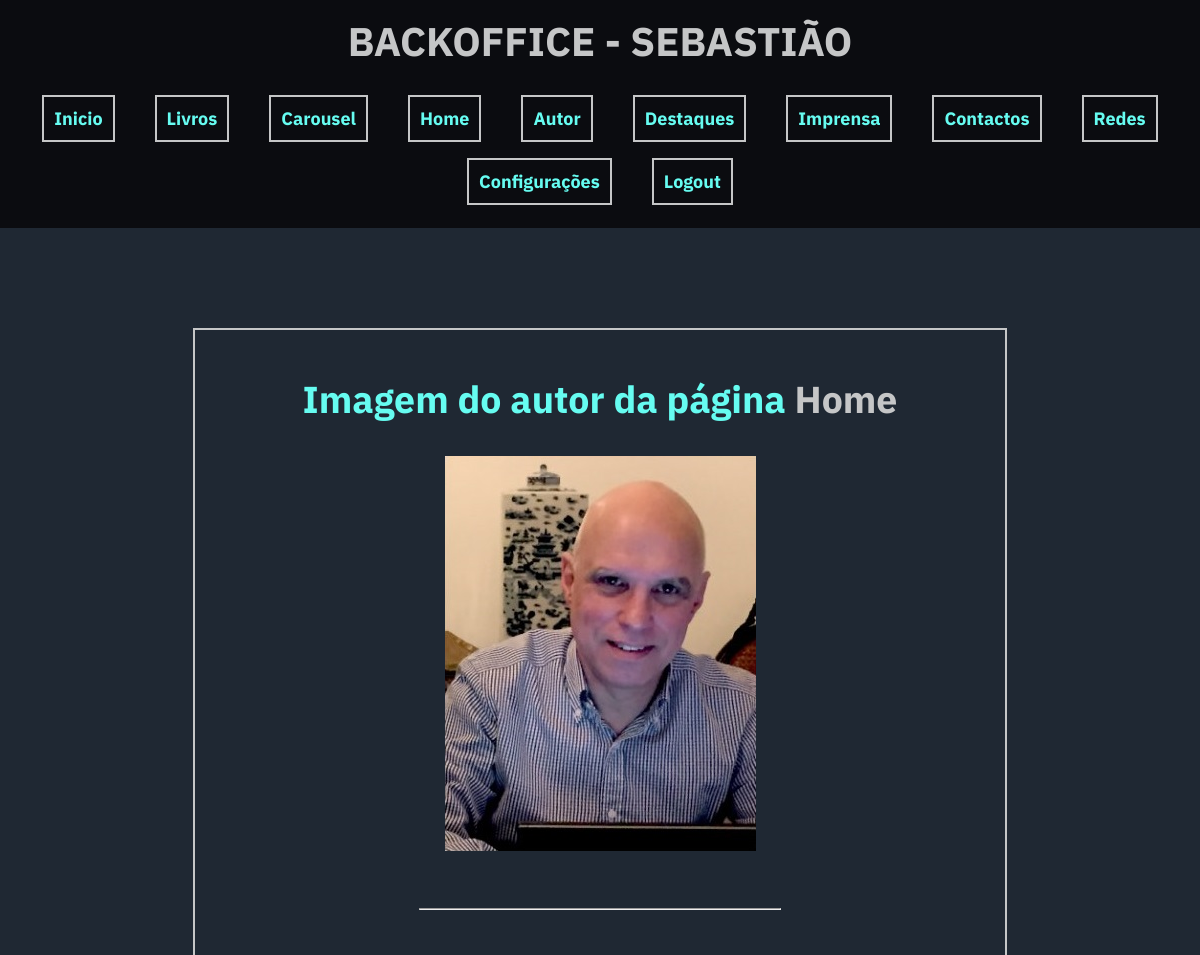
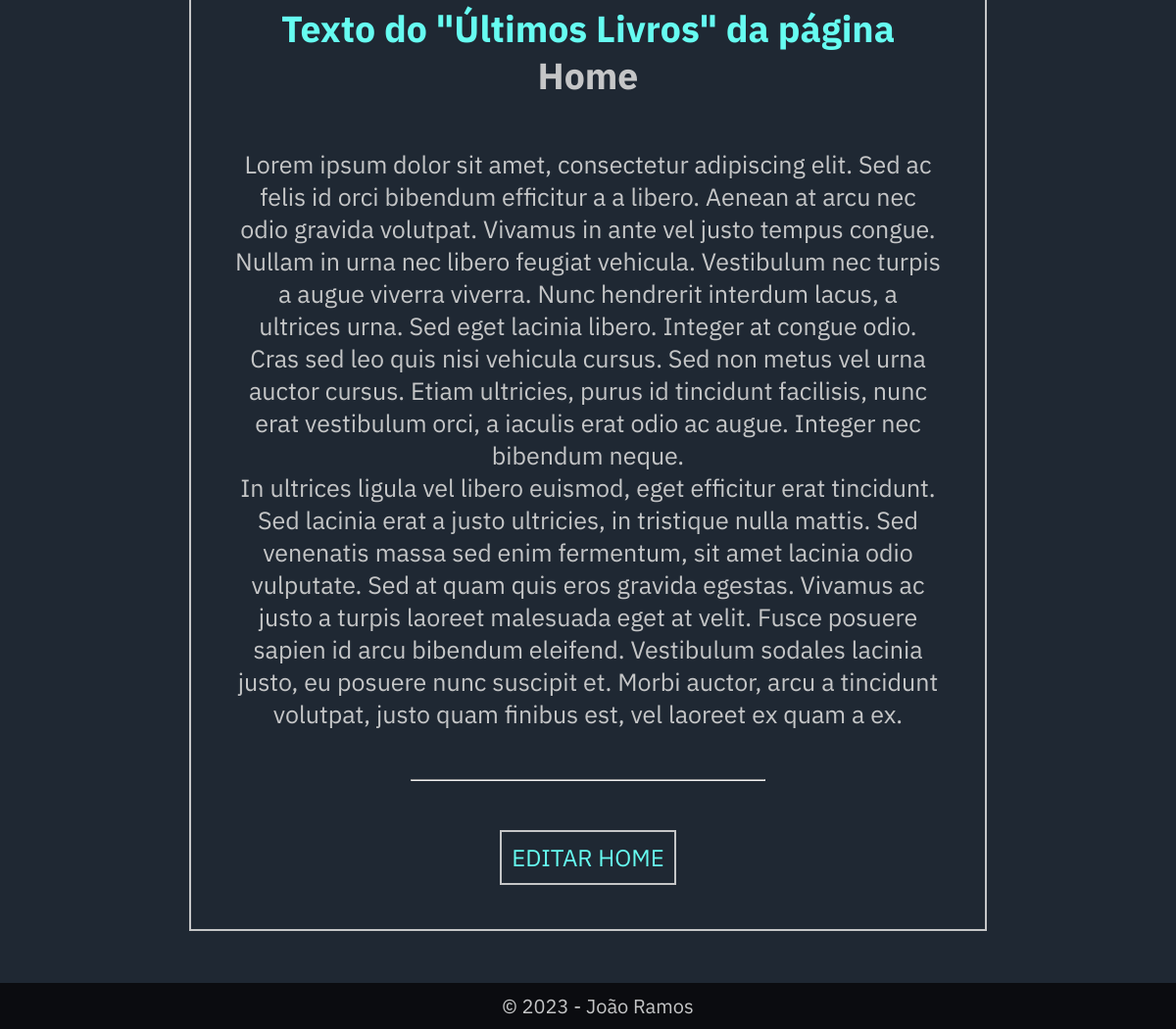
Page /backoffice/editar_home.php (signed in) on the committed database (2 pictures, top to bottom).
### tables this page shows
CREATE TABLE `home` (
  `id` int(11) NOT NULL,
  `link_imagem` varchar(2500) NOT NULL,
  `texto_ultimos_livros` varchar(2500) NOT NULL,
  `ultima_atualizacao` varchar(250) NOT NULL
);

### backoffice/base_dados.php (called while the page is built, shortened)
<?php
require_once ("config.php");
$pdo = new PDO("mysql:dbname=" . $config["dbname"] . ";host=" . $config["host"], $config["user"], $config["password"]);
function selectSQL($sql){
    global $pdo;
    $query = $pdo->query($sql);
    $result = $query->fetchAll(PDO::FETCH_ASSOC);
    return $result;
}
?>

### backoffice/editar_home.php (the view, shortened to what this page needs)
<?php
$resultados = selectSQL("SELECT * FROM home");
?>
<?php require("components/header.php"); ?>
<main>
    <div class="div-css">
        <?php if(!empty($resultados)): ?>
            <?php foreach($resultados as $r): ?>
                <form action="editar_home_ui.php" method="get">
                    <h2>Imagem do autor da página <span style="color: #c5c6c7">Home</span></h2>
                    <br>
                    <img src="<?= $r["link_imagem"] ?>" alt="imagem_autor">
                    <hr class="hr-backoffice-home">
                    <h2>Texto do "Últimos Livros" da página <span style="color: #c5c6c7">Home</span></h2>
                    <p class="ultimos-livros-p"><?= $r["texto_ultimos_livros"] ?></p>
                    <hr class="hr-backoffice-home">
                    <button class="button-css-large" type="submit">EDITAR HOME</button>
                </form>
            <?php endforeach; ?>
        <?php endif; ?>
    </div>
</main>
<?php require("components/footer.php"); ?>

### backoffice/backoffice-style.css (style rules this page uses)
* { font-family: "IBM Plex Sans" !important; padding: 0; margin: 0; }
body { background-color: #1f2833; color: #c5c6c7; }
.div-css { border: 2px solid #c5c6c7; padding: 45px; text-align: center; width: 60%; margin: 100px auto; font-size: 25px; }
.div-css h2 { color: #66fcf1; }
.button-css, .button-css-large { border: 2px solid #c5c6c7; color: #66fcf1; background-color: #1f2833; text-decoration: none; cursor: pointer !important; transition-duration: 0.4s; }
.button-css-large { width: fit-content; padding: 10px; text-transform: uppercase; font-size: 24px; display: block; margin: auto; }
.hr-backoffice-home { width: 50%; margin: 50px auto; }
.ultimos-livros-p { text-align: justify; font-size: 16px; color: #c5c6c7; margin: 50px auto; width: 80%; }

### rows in the picture
home: link_imagem (picture), texto_ultimos_livros "Lorem ipsum dolor sit amet, consectetur adipiscing elit. Sed ac felis id orci bibendum efficitur a a libero. Aenean at arcu nec odio gravida volutpat. Vivamus in ante vel justo tempus congue. Nullam in urna nec libero feugiat vehicula. Vestibulum nec turpis a augue viverra viverra. Nunc hendrerit interdum lacus, a ultrices urna. Sed eget lacinia libero. Integer at congue odio. Cras sed leo quis nisi vehicula cursus. Sed non metus vel urna auctor cursus. Etiam ultricies, purus id tincidunt facilisis, nunc erat vestibulum orci, a iaculis erat odio ac augue. Integer nec bibendum neque. In ultrices ligula vel libero euismod, eget efficitur erat tincidunt. Sed lacinia erat a justo ultricies, in…"
